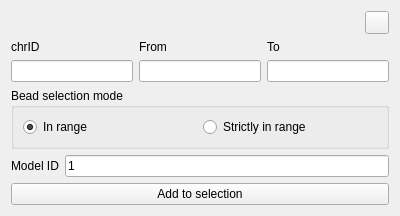
<?xml version="1.0" encoding="UTF-8"?>
<ui version="4.0">
 <class>Form</class>
 <widget class="QWidget" name="Form">
  <property name="geometry">
   <rect>
    <x>0</x>
    <y>0</y>
    <width>400</width>
    <height>208</height>
   </rect>
  </property>
  <property name="windowTitle">
   <string>Form</string>
  </property>
  <layout class="QVBoxLayout" name="verticalLayout">
   <item>
    <layout class="QHBoxLayout" name="horizontalLayout_2">
     <item>
      <spacer name="horizontalSpacer">
       <property name="orientation">
        <enum>Qt::Horizontal</enum>
       </property>
       <property name="sizeHint" stdset="0">
        <size>
         <width>40</width>
         <height>20</height>
        </size>
       </property>
      </spacer>
     </item>
     <item>
      <widget class="QToolButton" name="infoButton">
       <property name="toolTip">
        <string>Help</string>
       </property>
      </widget>
     </item>
    </layout>
   </item>
   <item>
    <layout class="QGridLayout" name="gridLayout">
     <item row="0" column="0">
      <widget class="QLabel" name="label">
       <property name="text">
        <string>chrID</string>
       </property>
      </widget>
     </item>
     <item row="0" column="1">
      <widget class="QLabel" name="label_2">
       <property name="text">
        <string>From</string>
       </property>
      </widget>
     </item>
     <item row="0" column="2">
      <widget class="QLabel" name="label_3">
       <property name="text">
        <string>To</string>
       </property>
      </widget>
     </item>
     <item row="1" column="0">
      <widget class="QLineEdit" name="chr_idField"/>
     </item>
     <item row="1" column="1">
      <widget class="QLineEdit" name="fromField"/>
     </item>
     <item row="1" column="2">
      <widget class="QLineEdit" name="toField"/>
     </item>
    </layout>
   </item>
   <item>
    <widget class="QGroupBox" name="groupBox_2">
     <property name="title">
      <string>Bead selection mode</string>
     </property>
     <layout class="QGridLayout" name="gridLayout_2">
      <item row="0" column="0">
       <widget class="QRadioButton" name="radioInRange">
        <property name="toolTip">
         <string>&lt;html&gt;&lt;head/&gt;&lt;body&gt;&lt;p&gt;Selects all beads that are within or partilally within the range of the sequences&lt;/p&gt;&lt;/body&gt;&lt;/html&gt;</string>
        </property>
        <property name="text">
         <string>In range</string>
        </property>
        <property name="checked">
         <bool>true</bool>
        </property>
        <attribute name="buttonGroup">
         <string notr="true">beadSelectionModeGroup</string>
        </attribute>
       </widget>
      </item>
      <item row="0" column="1">
       <widget class="QRadioButton" name="radioInRangeStrict">
        <property name="toolTip">
         <string>&lt;html&gt;&lt;head/&gt;&lt;body&gt;&lt;p&gt;Only selects beads that are completely within a sequence range&lt;/p&gt;&lt;/body&gt;&lt;/html&gt;</string>
        </property>
        <property name="text">
         <string>Strictly in range</string>
        </property>
        <attribute name="buttonGroup">
         <string notr="true">beadSelectionModeGroup</string>
        </attribute>
       </widget>
      </item>
     </layout>
    </widget>
   </item>
   <item>
    <layout class="QGridLayout" name="gridLayout_3">
     <item row="0" column="0">
      <widget class="QLabel" name="label_4">
       <property name="text">
        <string>Model ID</string>
       </property>
      </widget>
     </item>
     <item row="0" column="1">
      <widget class="QLineEdit" name="model_idField">
       <property name="text">
        <string>1</string>
       </property>
      </widget>
     </item>
    </layout>
   </item>
   <item>
    <widget class="QPushButton" name="selectButton">
     <property name="text">
      <string>Add to selection</string>
     </property>
    </widget>
   </item>
   <item>
    <spacer name="verticalSpacer">
     <property name="orientation">
      <enum>Qt::Vertical</enum>
     </property>
     <property name="sizeHint" stdset="0">
      <size>
       <width>20</width>
       <height>40</height>
      </size>
     </property>
    </spacer>
   </item>
  </layout>
 </widget>
 <resources/>
 <connections/>
 <buttongroups>
  <buttongroup name="beadSelectionModeGroup"/>
 </buttongroups>
</ui>
